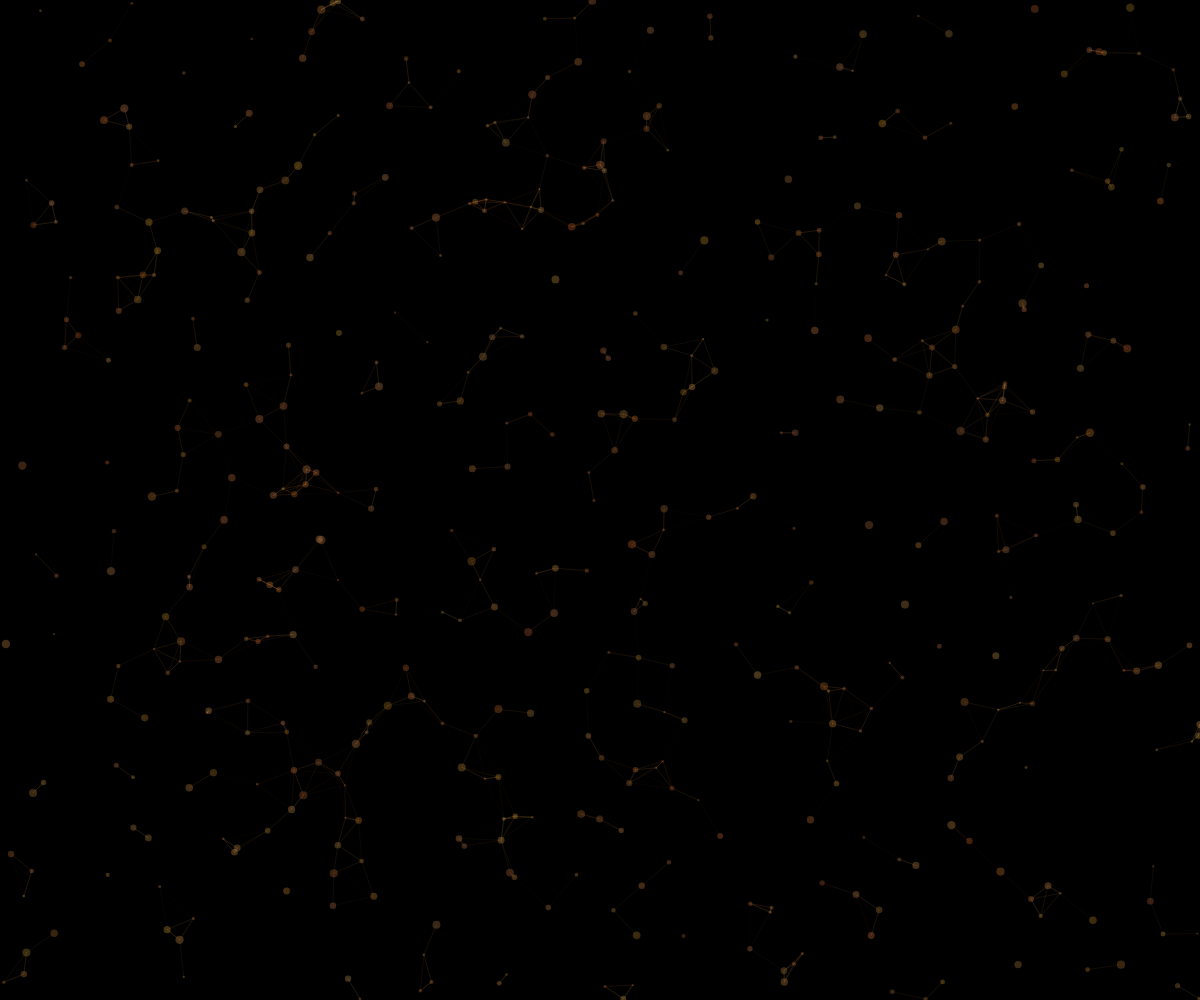
Frame 1 (no input)
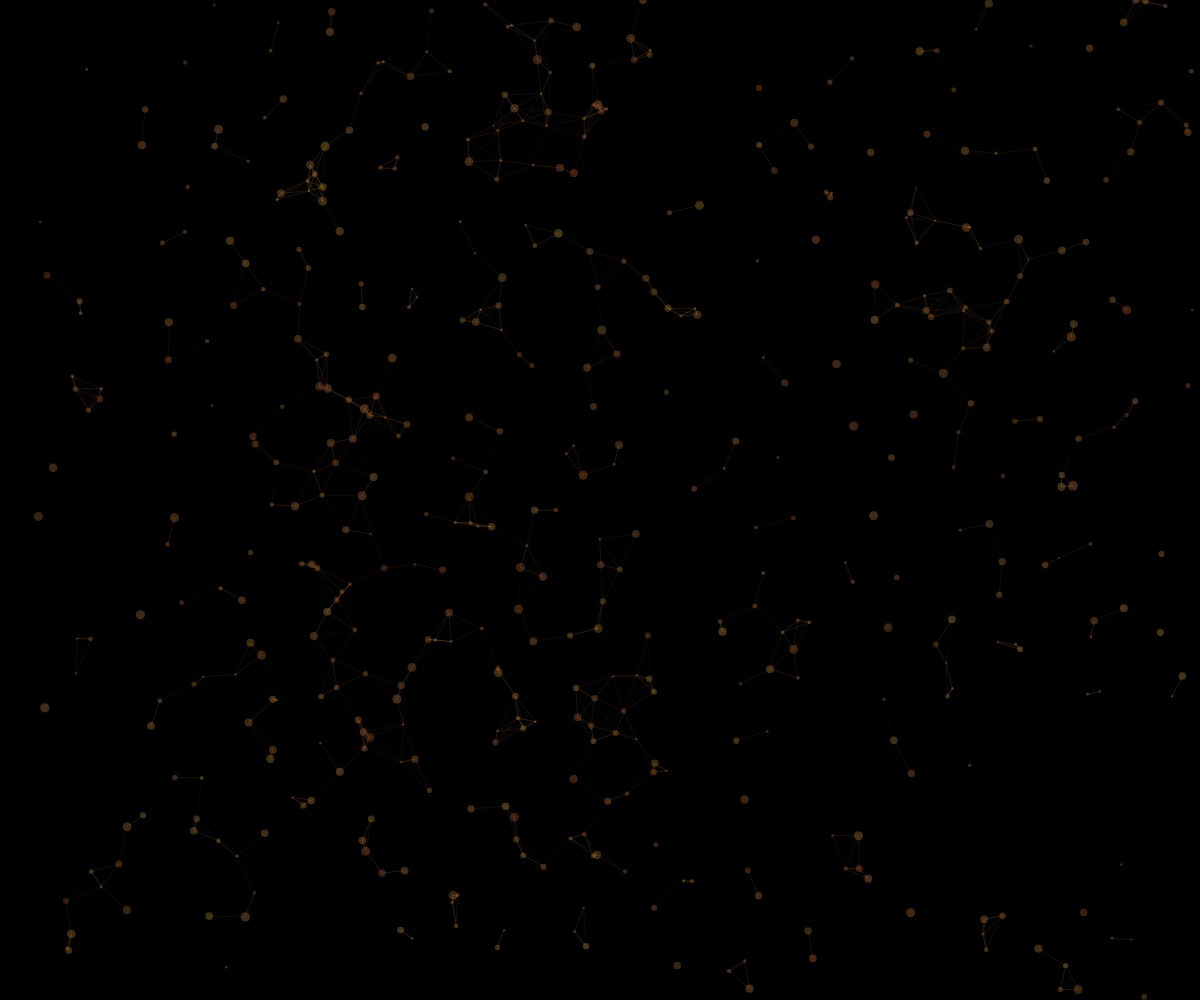
Frame 60 (no input)
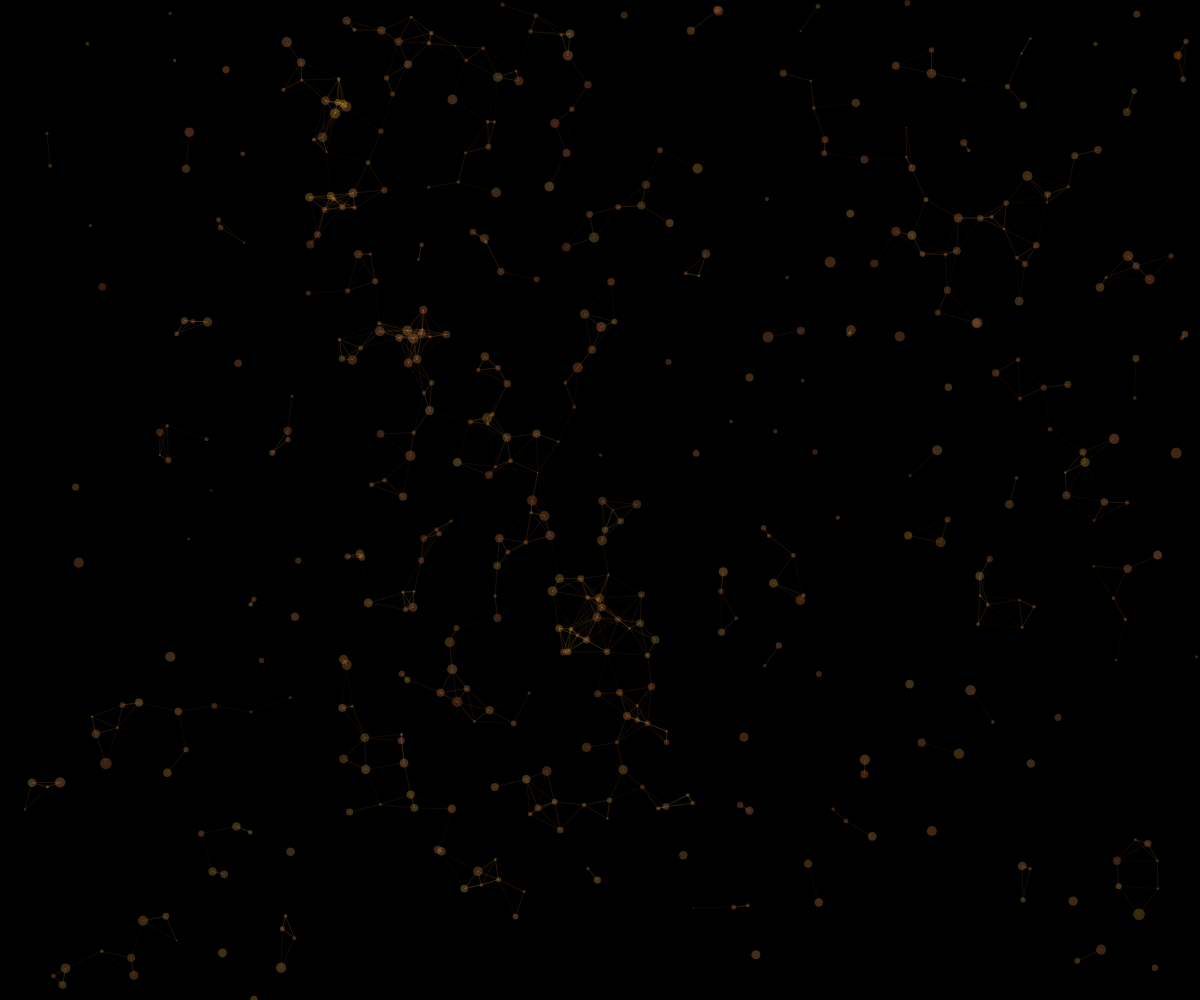
Frame 120 (the mouse pressed at the canvas centre since frame 60)

The p5.js sketch that drew these frames (run headless with seeded random() and noise() and a simulated clock; from frame 60 on, the mouse is pressed at the canvas centre):

// p5.js sketch
// ── sketch.js
let particles = [];
let flowField = [];
let cols, rows;
let time = 0;

function setup() {
  createCanvas(windowWidth, windowHeight);
  colorMode(HSB, 360, 100, 100, 1);
  
  // Grid setup for flow field
  cols = width / 20;
  rows = height / 20;
  flowField = new Array(cols * rows);
  
  // Create initial particles
  for (let i = 0; i < 500; i++) {
    particles.push({
      x: random(width),
      y: random(height),
      size: random(2, 8),
      speed: random(0.5, 2),
      hue: random(20, 40), // Warm earth tones
      saturation: random(60, 80),
      brightness: random(70, 90),
      age: 0,
      maxAge: random(100, 300)
    });
  }
}

function draw() {
  background(0);
  
  time += 0.01;
  
  // Update and display flow field
  for (let y = 0; y < rows; y++) {
    for (let x = 0; x < cols; x++) {
      let index = x + y * cols;
      let angle = noise(x * 0.02, y * 0.02, time) * TWO_PI * 2;
      flowField[index] = angle;
    }
  }
  
  // Update and display particles
  for (let i = 0; i < particles.length; i++) {
    let p = particles[i];
    
    // Get flow field value at particle position
    let xIndex = floor(p.x / 20);
    let yIndex = floor(p.y / 20);
    if (xIndex >= 0 && xIndex < cols && yIndex >= 0 && yIndex < rows) {
      let index = xIndex + yIndex * cols;
      let angle = flowField[index];
      
      // Apply flow field to particle movement
      p.x += cos(angle) * p.speed;
      p.y += sin(angle) * p.speed;
      
      // Boundary checks
      if (p.x < 0 || p.x > width || p.y < 0 || p.y > height) {
        p.x = random(width);
        p.y = random(height);
        p.age = 0;
      }
      
      // Age particle
      p.age++;
      if (p.age > p.maxAge) {
        p.x = random(width);
        p.y = random(height);
        p.age = 0;
      }
      
      // Draw particle with soft focus effect
      noStroke();
      fill(p.hue, p.saturation, p.brightness, 0.3);
      ellipse(p.x, p.y, p.size * (1 + sin(time + p.age * 0.1) * 0.5));
    }
  }
  
  // Draw connecting lines between nearby particles
  for (let i = 0; i < particles.length; i++) {
    let p1 = particles[i];
    for (let j = i + 1; j < particles.length; j++) {
      let p2 = particles[j];
      
      let d = dist(p1.x, p1.y, p2.x, p2.y);
      if (d < 50) {
        stroke(p1.hue, p1.saturation, p1.brightness, map(d, 0, 50, 0.3, 0));
        line(p1.x, p1.y, p2.x, p2.y);
      }
    }
  }
}

function windowResized() {
  resizeCanvas(windowWidth, windowHeight);
}
